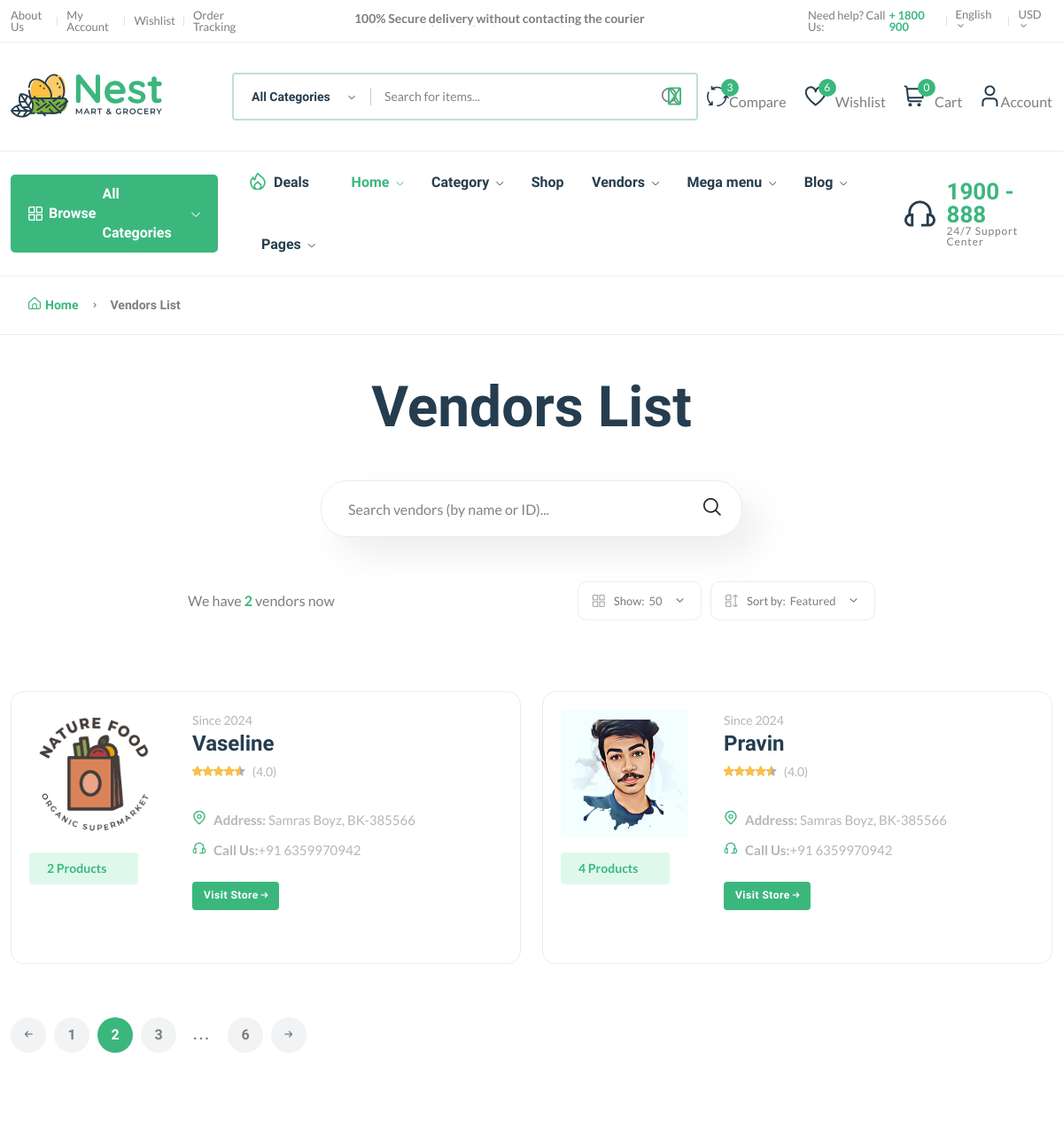
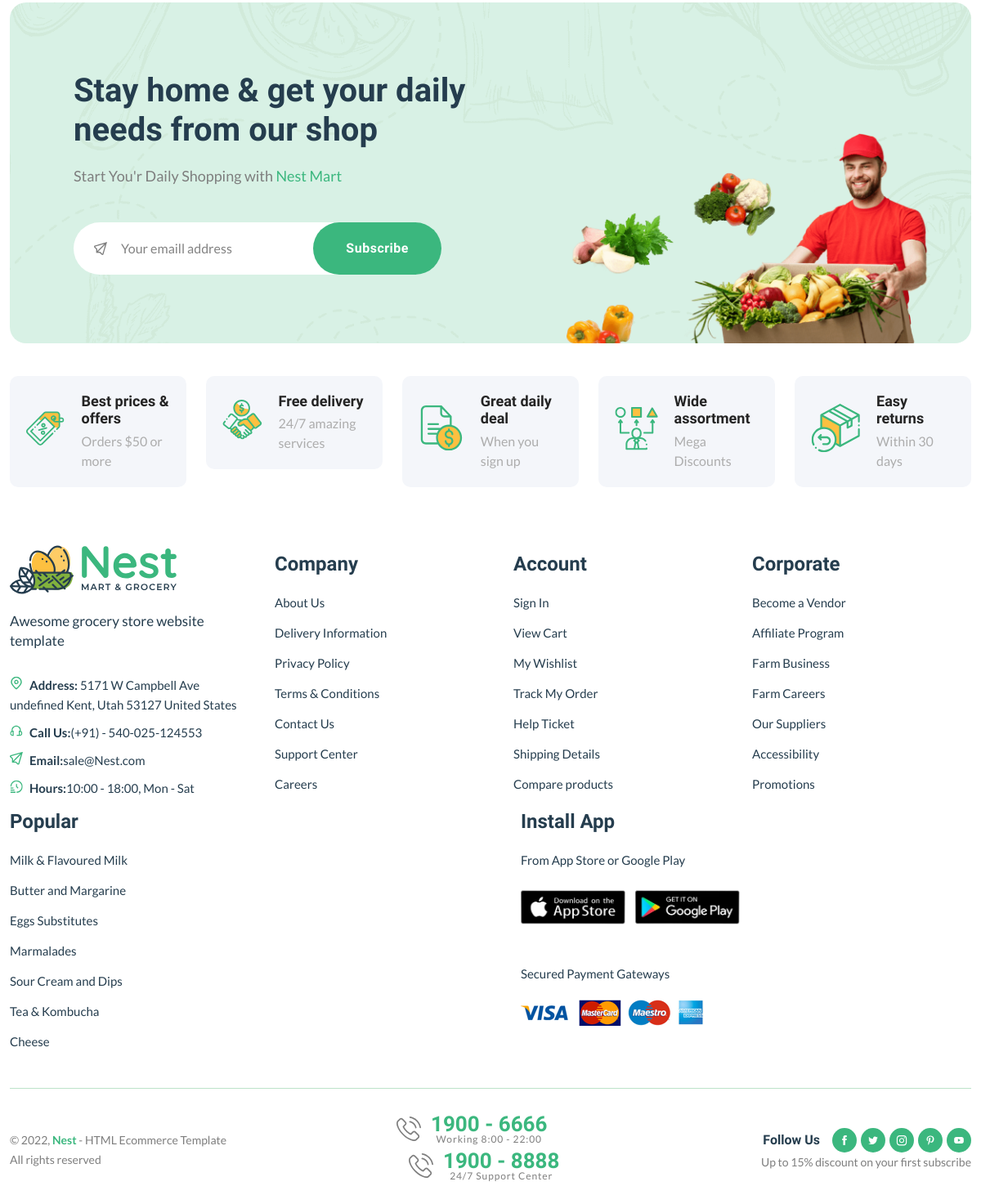
The app's page /vendors/ with its own data (2 pictures, top to bottom).
### core/models.py (models this page shows, shortened)
class Vendor(models.Model):
    vid = ShortUUIDField(
        unique=True, length=10, max_length=20, prefix="ven", alphabet="abcdef12345"
    )
    title = models.CharField(max_length=100, default="Automated Vendor Title")
    cover_image = models.ImageField(upload_to=user_directory_path, default="vendor.jpg")
    image = models.ImageField(upload_to=user_directory_path, default="vendor.jpg")
    description = RichTextUploadingField(
        null=True, blank=True, default="This is Vendor Desc."
    )
    address = models.CharField(max_length=100, default="Samras Boyz, BK-385566")
    contact = models.CharField(max_length=100, default="+91 6359970942")
    chat_res_time = models.CharField(max_length=100, default="100")
    shipping_on_time = models.CharField(max_length=100, default="100")
    authentic_rating = models.CharField(max_length=100, default="100")
    days_return = models.CharField(max_length=100, default="100")
    warranty_period = models.CharField(max_length=100, default="100")
    user = models.ForeignKey(User, on_delete=models.SET_NULL, null=True)
    date = models.DateTimeField(auto_now_add=True, null=True, blank=True)
    class Meta:
        verbose_name_plural = "Vendor"

### core/views.py (the view)
# urls.py: path("vendors/", views.vendor_list_view, name="vendor-list"),
def vendor_list_view(request):
    vendors = Vendor.objects.all()
    context = {"vendors": vendors}
    return render(request, "core/vendor-list.html", context)

### core/context_processor.py (called while the page is built)
def default(request):
    categories = Category.objects.all()
    vendors = Vendor.objects.all()
    min_max_price = Product.objects.aggregate(Min("price"), Max("price"))
    try:
        address = Address.objects.get(user=request.user)
    except:
        address = None
    return {
        "categories": categories,
        "address": address,
        "vendors": vendors,
        "min_max_price": min_max_price,
    }

### templates/core/vendor-list.html (shortened to what this page needs)
{% extends "partials/base.html" %}
{% load static %}
{% block content %}
<main class="main pages mb-80">
    <div class="page-header breadcrumb-wrap">
        <div class="container">
            <div class="breadcrumb">
                <a href="index.html" rel="nofollow"><i class="fi-rs-home mr-5"></i>Home</a>
                <span></span> Vendors List
            </div>
        </div>
    </div>
    <div class="page-content pt-50">
        <div class="container">
            <div class="archive-header-2 text-center">
                <h1 class="display-2 mb-50">Vendors List</h1>
                <div class="row">
                    <div class="col-lg-5 mx-auto">
                        <div class="sidebar-widget-2 widget_search mb-50">
                            <div class="search-form">
                                <form action="#">
                                    <input type="text" placeholder="Search vendors (by name or ID)..." />
                                    <button type="submit"><i class="fi-rs-search"></i></button>
                                </form>
                            </div>
                        </div>
                    </div>
                </div>
            </div>
            <div class="row mb-50">
                <div class="col-12 col-lg-8 mx-auto">
                    <div class="shop-product-fillter">
                        <div class="totall-product">
                            <p>We have <strong class="text-brand">{{vendors.count}}</strong> vendor{{vendors.count|pluralize}} now</p>
                        </div>
                        <div class="sort-by-product-area">
                            <div class="sort-by-cover mr-10">
                                <div class="sort-by-product-wrap">
                                    <div class="sort-by">
                                        <span><i class="fi-rs-apps"></i>Show:</span>
                                    </div>
                                    <div class="sort-by-dropdown-wrap">
                                        <span> 50 <i class="fi-rs-angle-small-down"></i></span>
                                    </div>
                                </div>
                            </div>
                            <div class="sort-by-cover">
                                <div class="sort-by-product-wrap">
                                    <div class="sort-by">
                                        <span><i class="fi-rs-apps-sort"></i>Sort by:</span>
                                    </div>
                                    <div class="sort-by-dropdown-wrap">
                                        <span> Featured <i class="fi-rs-angle-small-down"></i></span>
                                    </div>
                                </div>
                            </div>
                        </div>
                    </div>
                </div>
            </div>
            <div class="row vendor-grid">
                {% for v in vendors %}
                <div class="col-lg-6 col-md-6 col-12 col-sm-6">
                    <div class="vendor-wrap style-2 mb-40">
                        <div class="vendor-img-action-wrap">
                            <div class="vendor-img">
                                <a href="{% url 'core:vendor-detail' v.vid %}">
                                    <img class="default-img" src="{{v.image.url}}" alt="" />
                                </a>
                            </div>
                            <div class="mt-10">
                                <span class="font-small total-product">{{v.vendor.all.count}} Product{{v.vendor.all.count|pluralize}}</span>
                            </div>
                        </div>
                        <div class="vendor-content-wrap">
                            <div class="mb-30">
                                <div class="product-category">
                                    <span class="text-muted">Since {{v.date|date:"Y"}}</span>
                                </div>
                                <h4 class="mb-5"><a href="{% url 'core:vendor-detail' v.vid %}">{{v.title}}</a></h4>
                                <div class="product-rate-cover">
                                    <div class="product-rate d-inline-block">
                                        <div class="product-rating" style="width: 90%"></div>
                                    </div>
                                    <span class="font-small ml-5 text-muted"> (4.0)</span>
                                </div>
                                <div class="vendor-info d-flex justify-content-between align-items-end mt-30">
                                    <ul class="contact-infor text-muted">
                                        <li><img src="assets/imgs/theme/icons/icon-location.svg" alt="" /><strong>Address: </strong> <span>{{v.address}}</span></li>
                                        <li><img src="assets/imgs/theme/icons/icon-contact.svg" alt="" /><strong>Call Us:</strong><span>{{v.contact}}</span></li>
                                    </ul>
                                    <br>
                                </div>
                                <br>
                                <a href="{% url 'core:vendor-detail' v.vid %}" class="btn btn-xs">Visit Store <i class="fi-rs-arrow-small-right"></i></a>
                            </div>
                        </div>
                    </div>
                </div>
                {% endfor %}
            </div>
            <div class="pagination-area mt-20 mb-20">
                <nav aria-label="Page navigation example">
                    <ul class="pagination justify-content-start">
                        <li class="page-item">
                            <a class="page-link" href="#"><i class="fi-rs-arrow-small-left"></i></a>
                        </li>
                        <li class="page-item"><a class="page-link" href="#">1</a></li>
                        <li class="page-item active"><a class="page-link" href="#">2</a></li>
                        <li class="page-item"><a class="page-link" href="#">3</a></li>
                        <li class="page-item"><a class="page-link dot" href="#">...</a></li>
                        <li class="page-item"><a class="page-link" href="#">6</a></li>
                        <li class="page-item">
                            <a class="page-link" href="#"><i class="fi-rs-arrow-small-right"></i></a>
                        </li>
                    </ul>
                </nav>
            </div>
        </div>
    </div>
</main>
{% endblock content %}

### records on screen
Vendor: image (picture), vendor.all.count "2", date "2024", title "Vaseline", address "Samras Boyz, BK-385566", contact "+91 6359970942"
Vendor: image (picture), vendor.all.count "4", date "2024", title "Pravin", address "Samras Boyz, BK-385566", contact "+91 6359970942"

### other values on screen
{{ request.session.cart_data_obj|length }} "0"
{{ vendors.count }} "2"
